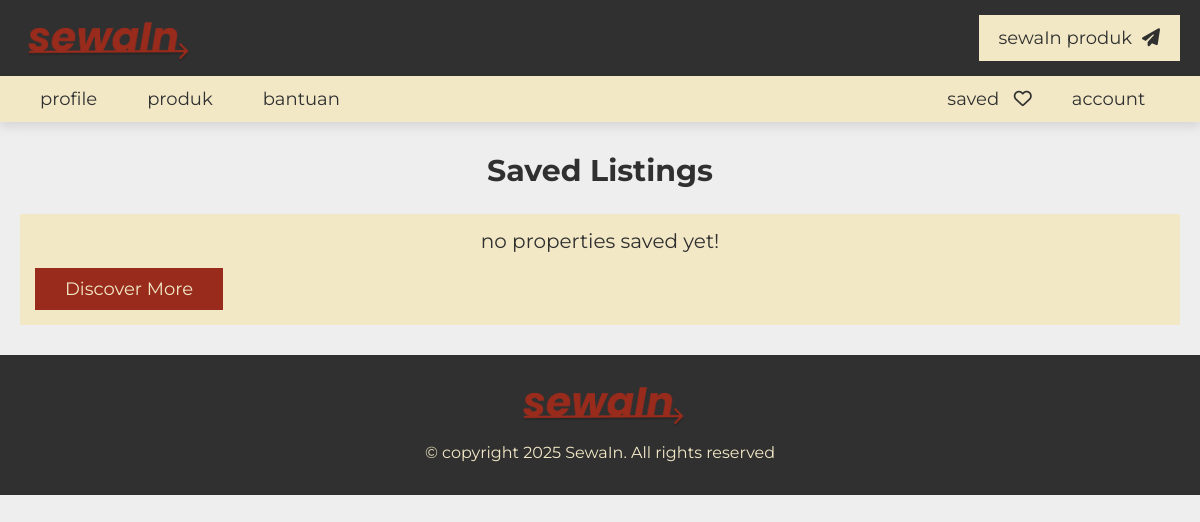
Page /project/saved.php (signed in) on the earlier database version.
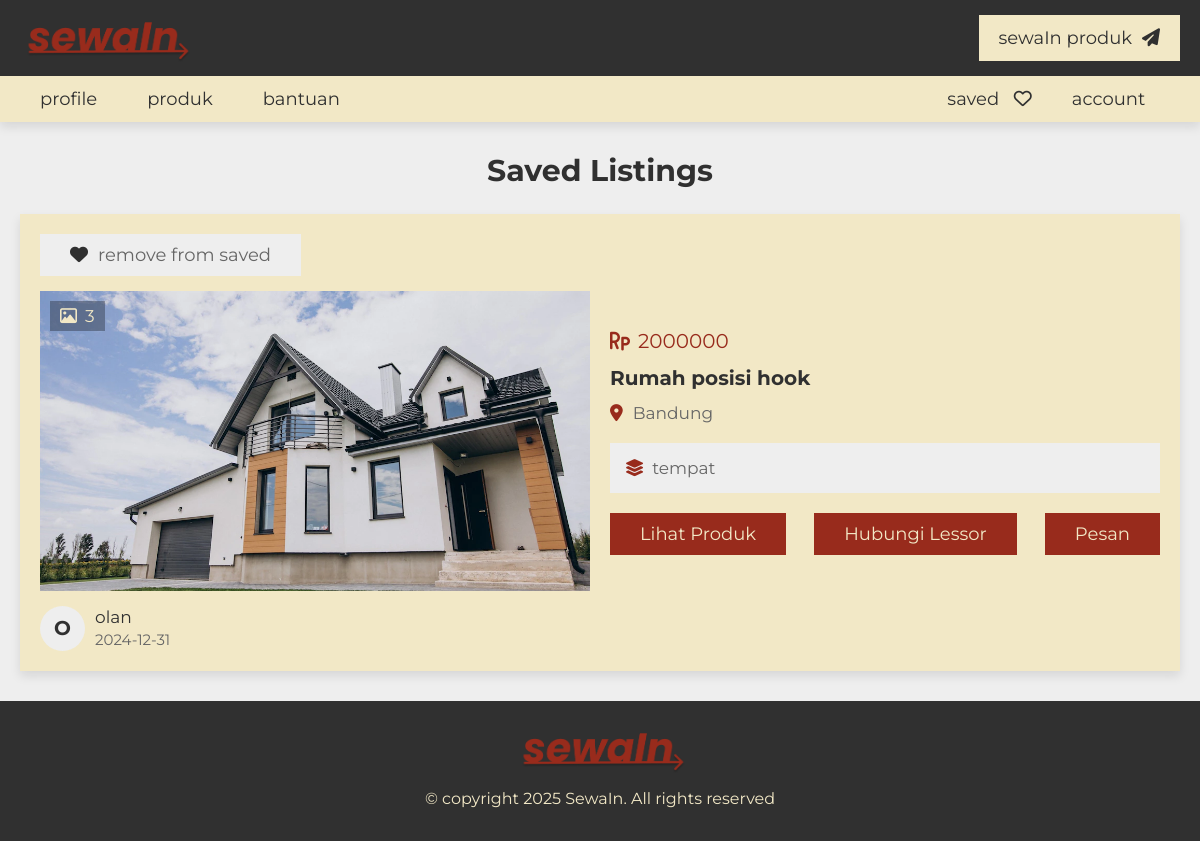
Same page on the later database version.
### tables this page shows
CREATE TABLE `product` (
  `id` int(20) NOT NULL,
  `user_id` int(20) NOT NULL,
  `product_name` varchar(50) NOT NULL,
  `address` varchar(300) NOT NULL,
  `price` varchar(10) NOT NULL,
  `type` varchar(10) NOT NULL,
  `category` varchar(50) NOT NULL,
  `sub_category` varchar(50) NOT NULL,
  `specific_category` varchar(50) NOT NULL,
  `image_01` varchar(50) NOT NULL,
  `image_02` varchar(50) NOT NULL,
  `image_03` varchar(50) NOT NULL,
  `image_04` varchar(50) NOT NULL,
  `image_05` varchar(50) NOT NULL,
  `description` varchar(1000) NOT NULL,
  `date` date NOT NULL DEFAULT current_timestamp(),
  `click_count` int(11) DEFAULT 0
);

CREATE TABLE `users` (
  `id` int(20) NOT NULL,
  `name` varchar(50) NOT NULL,
  `number` varchar(13) NOT NULL,
  `email` varchar(50) NOT NULL,
  `password` varchar(50) NOT NULL,
  `profile_pic` varchar(255) DEFAULT NULL
);

### project/saved.php (the view, shortened to what this page needs)
<?php
include 'components/connect.php';
if(isset($_COOKIE['user_id'])){
   $user_id = $_COOKIE['user_id'];
}else{
   $user_id = '';
   header('location:login.php');
}
?>
<!DOCTYPE html>
<html lang="en">
<head>
   <link rel="stylesheet" href="https://cdnjs.cloudflare.com/ajax/libs/font-awesome/6.2.0/css/all.min.css">
   <link rel="stylesheet" href="css/style.css">
</head>
<body>
<?php include 'components/user_header.php'; ?>
<section class="listings">
   <h1 class="heading">saved listings</h1>
   <div class="box-container">
      <?php
         $select_saved_product = $conn->prepare("SELECT * FROM `saved` WHERE user_id = ?");
         $select_saved_product->execute([$user_id]);
         if($select_saved_product->rowCount() > 0){
         while($fetch_saved = $select_saved_product->fetch(PDO::FETCH_ASSOC)){
         $select_properties = $conn->prepare("SELECT * FROM `product` WHERE id = ? ORDER BY date DESC");
         $select_properties->execute([$fetch_saved['product_id']]);
         if($select_properties->rowCount() > 0){
            while($fetch_product = $select_properties->fetch(PDO::FETCH_ASSOC)){
            $select_user = $conn->prepare("SELECT * FROM `users` WHERE id = ?");
            $select_user->execute([$fetch_product['user_id']]);
            $fetch_user = $select_user->fetch(PDO::FETCH_ASSOC);
            if(!empty($fetch_product['image_02'])){
               $image_coutn_02 = 1;
            }else{
               $image_coutn_02 = 0;
            }
            if(!empty($fetch_product['image_03'])){
               $image_coutn_03 = 1;
            }else{
               $image_coutn_03 = 0;
            }
            if(!empty($fetch_product['image_04'])){
               $image_coutn_04 = 1;
            }else{
               $image_coutn_04 = 0;
            }
            if(!empty($fetch_product['image_05'])){
               $image_coutn_05 = 1;
            }else{
               $image_coutn_05 = 0;
            }
            $total_images = (1 + $image_coutn_02 + $image_coutn_03 + $image_coutn_04 + $image_coutn_05);
            $select_saved = $conn->prepare("SELECT * FROM `saved` WHERE product_id = ? and user_id = ?");
            $select_saved->execute([$fetch_product['id'], $user_id]);
      ?>
      <form action="" method="POST">
         <div class="box">
            <?php
               if($select_saved->rowCount() > 0){
            ?>
            <button type="submit" name="save" class="save"><i class="fas fa-heart"></i><span>remove from saved</span></button>
            <?php
               }else{
            ?>
            <button type="submit" name="save" class="save"><i class="far fa-heart"></i><span>save</span></button>
            <?php
               }
            ?>
            <div class="thumb">
               <p class="total-images"><i class="far fa-image"></i><span><?= $total_images; ?></span></p>
               <img src="uploaded_files/<?= $fetch_product['image_01']; ?>" alt="">
            </div>
            <div class="admin">
               <h3><?= substr($fetch_user['name'], 0, 1); ?></h3>
               <div>
                  <p><?= $fetch_user['name']; ?></p>
                  <span><?= $fetch_product['date']; ?></span>
               </div>
            </div>
         </div>
         <div class="box">
            <div class="price"><i class="fas fa-rupiah-sign"></i><span><?= $fetch_product['price']; ?></span></div>
            <h3 class="name"><?= $fetch_product['product_name']; ?></h3>
            <p class="location"><i class="fas fa-map-marker-alt"></i><span><?= $fetch_product['address']; ?></span></p>
            <div class="flex">
               <p><i class="fas fa-layer-group"></i><span><?= $fetch_product['type']; ?></span></p>
            </div>
            <div class="flex-btn">
               <a href="view_product.php?get_id=<?= $fetch_product['id']; ?>" class="btn">lihat produk</a>
               <a href="tel:1234567890"<?= $fetch_user['number']; ?> class="btn">hubungi lessor</a>
               <input type="submit" value="pesan" name="send" class="btn">
            </div>
         </div>
      </form>
      <?php
               }
            }else{
               echo '<p class="empty">no properties added yet! <a href="post_product.php" style="margin-top:1.5rem;" class="btn">add new</a></p>';
            }
         }
      }else{
         echo '<p class="empty">no properties saved yet! <a href="listings.php" style="margin-top:1.5rem;" class="btn">discover more</a></p>';
      }
      ?>
   </div>
</section>
<?php include 'components/footer.php'; ?>
</body>
</html>

### project/components/user_header.php (shortened to what this page needs)
<header class="header">
   <nav class="navbar nav-1">
      <section class="flex">
         <a href="home.php"><img src="images/logo.png" alt="logo" class="logo" width="170px"></a>
         <ul>
            <li><a href="post_product.php">sewaIn produk<i class="fas fa-paper-plane"></i></a></li>
         </ul>
      </section>
   </nav>
   <nav class="navbar nav-2">
      <section class="flex">
         <div class="menu">
            <ul>
               <li><a href="#">profile<i class="fas"></i></a>
               </li>
               <li><a href="#">produk<i class="fas"></i></a>
               </li>
               <li><a href="#">bantuan<i class="fas"></i></a>
               </li>
            </ul>
         </div>
         <ul>
            <li><a href="saved.php">saved <i class="far fa-heart"></i></a></li>
            <li><a href="#">account <i class="fas"></i></a>
            </li>
         </ul>
      </section>
   </nav>
</header>

### project/components/footer.php
<footer class="footer">
   <img src="images/logo.png" alt="logo" class="logo" width="170px">
   <div class="credit">&copy; copyright <?= date('Y'); ?> SewaIn. All rights reserved</div>
</footer>

Differences in the rows shown:
now on this page (row edited): product: total_images "3", image_01 (picture), user.name "O", user.name "olan", date "2024-12-31", price "2000000", product_name "Rumah posisi hook", address "Bandung", type "tempat"
Other differences:
text no longer shown: "no properties saved yet! Discover More"
